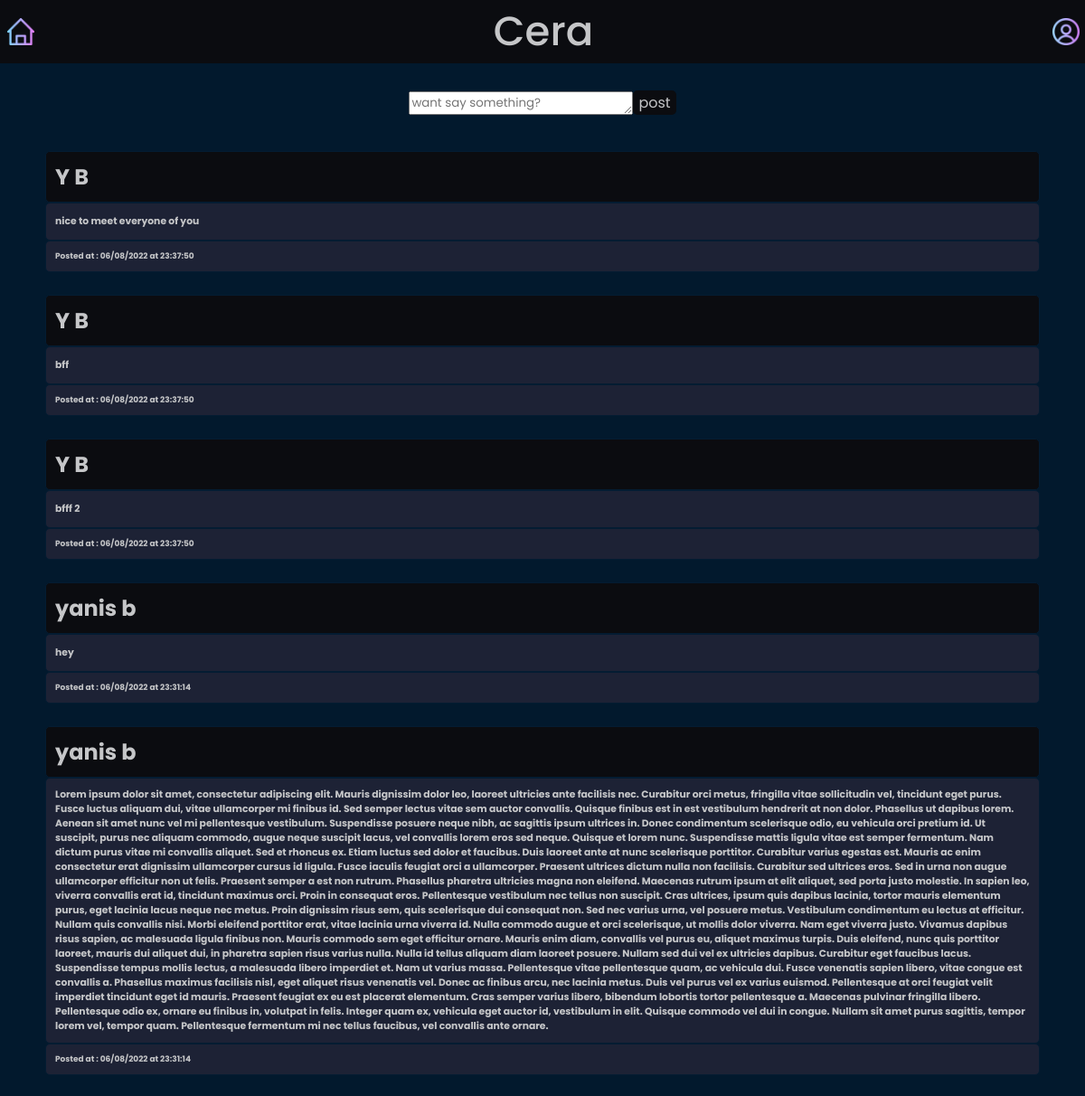
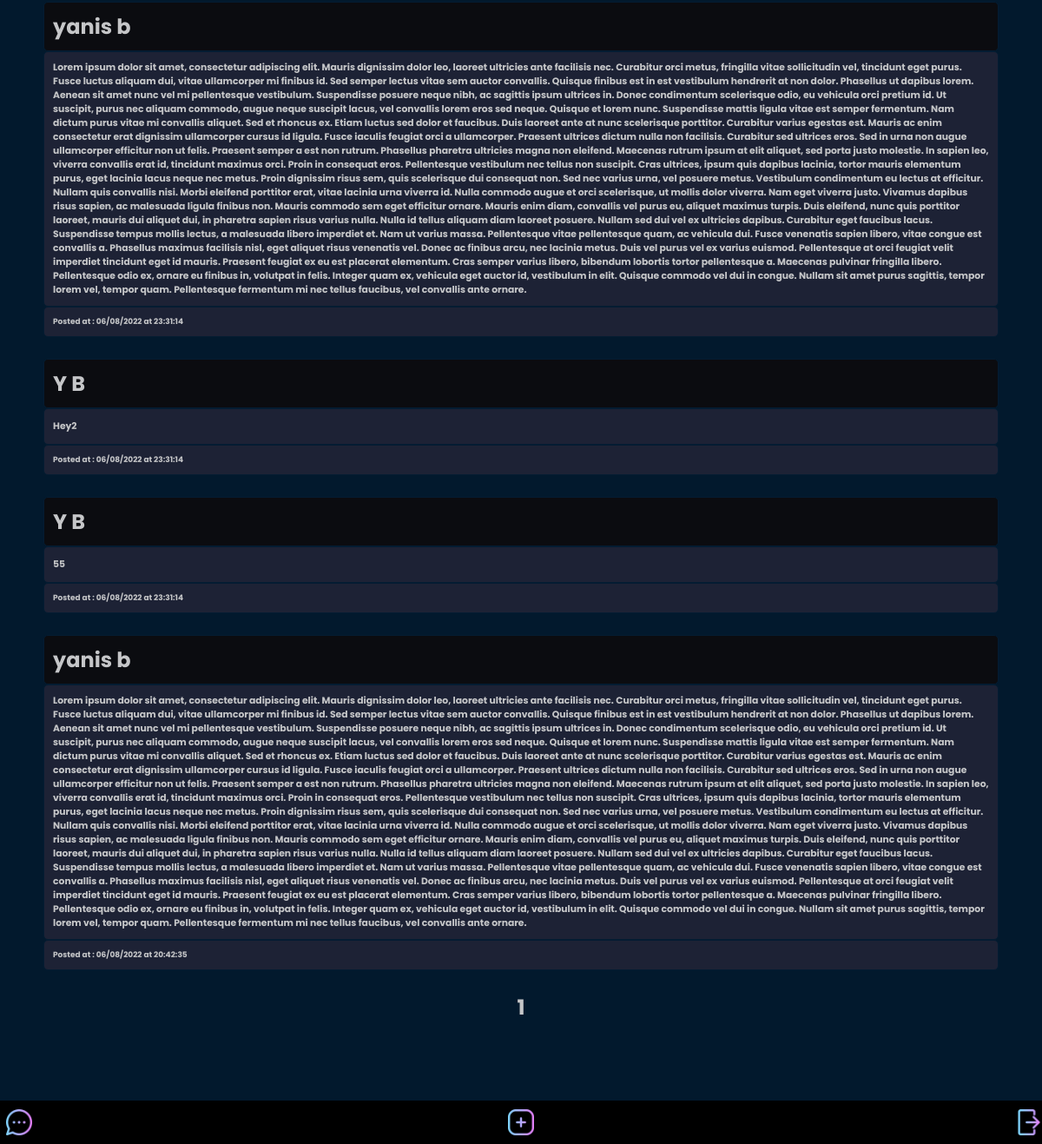
Screenshot of /home (signed in) with the database file from the repository (2 pictures, top to bottom).
### nera/models.py (models this page shows)
class post(db.Model):
    id = db.Column(db.Integer(), primary_key = True)
    text = db.Column(db.String() , nullable=False)
    author= db.Column(db.String(), nullable = False)
    date = db.Column(db.DateTime(), default = datetime.utcnow())
    def formatdate(self):
        return self.date.strftime("%d/%m/%Y at %H:%M:%S ")

### nera/routes.py (the view, shortened to what this page needs)
@app.route('/', methods = ["POST","GET"])
@app.route('/home', methods = ["POST", "GET"])
def home():
    page_num = request.args.get('page' , 1 , type=int)
    form = posting()
    data = post.query.order_by(post.date.desc()).paginate( page= page_num  , per_page = 10)
    if current_user.is_authenticated == False:
        flash("You are not loged in please login or register!")
    if form.errors != {}:
        print(form.errors)
    return render_template('home.html' , form=form, datas = data)

### nera/forms.py
class posting(FlaskForm):
    text = TextAreaField(label="want say something :", validators=[DataRequired()])
    doit = SubmitField(label="post")

### nera/models.py (called while the page is built)
@login.user_loader
def load_user(user_id):
    return user.query.get(int(user_id))

### nera/templates/home.html (shortened to what this page needs)
{% extends 'main.html' %}
{% block content %}
    <div class ='input'>
    <form method="POST" class = "form">
            {{ form.text(placeholder = 'want say something?', class='input' , rows = "1") }}
            {{ form.doit(placeholder ="Post", class='postbtn') }}
        </form>
    </div>
     <section class="section" >
        {% for data in datas.items  %}
        <div class="main" >
            <h2>{{ data.author }}</h2>
        </div>
        <div class="mainpost" >
            <br>
            <h5>  {{ data.text }}</h5>
        </div>
        <div  class ='time'>
                <h6 class="timetxt">Posted at : {{ data.formatdate() }}</h6>
        </div>
        <br>
        {% endfor %}
        <div class = "paginatdiv">
        {% for page_num in datas.iter_pages(left_edge=0,right_edge=0,left_current=1, right_current=2) %}
            {% if page_num %}
                {%if datas.page == page_num %}
                <a class="paginath"  href="{{ url_for('home', page = page_num) }}">{{ page_num }}</a>
                {% else %}
                <a class="paginat"  href="{{ url_for('home', page = page_num) }}">{{ page_num }}</a>
                {% endif %}
            {% endif %}
        {% endfor %}
    </div>
     </section>
{% endblock %}

### nera/static/style.css (style rules this page uses)
* { scroll-behavior: smooth; font-family: 'Poppins', sans-serif; margin:0px; }
.main { background:rgb(11, 12, 16); border: 1px solid #041C32; border-radius: 5px; padding: 10px; display: flex; align-items: center; color: rgb(197, 198, 200); max-width: 200ch; }
.mainpost { background:rgb(29, 34, 53); border: 1px solid #041C32; border-radius: 5px; padding: 10px; display: flex; align-items: center; color: rgb(197, 198, 200); max-width: 200ch; font-size: small; font-weight: 100; }
.section { justify-content: center; padding: 40px 50px; margin-bottom: 100px; }
.form { padding-top: 100px; align-items: center; display: flex; justify-content: center; }
.postbtn { color: rgb(197, 198, 200); background-color: rgb(11, 12, 16); border-radius: 5px; border: 0px solid #041C32; font-size: medium; transition-duration: 0.4s; cursor: pointer; }
.time { display: flex; color: #ffffff; background:rgb(29, 34, 53); border: 1px solid #041C32; border-radius: 5px; padding: 10px; display: flex; align-items: center; color: rgb(197, 198, 200); max-width: 200ch }
.timetxt { font-size: xx-small; }
.paginatdiv { text-align: center; }
.paginath { color: rgb(197, 198, 200); text-decoration: none; font-size: x-large; font-weight: 700; }

### rows the page displays
post: author "Y B", text "nice to meet everyone of you", formatdate "06/08/2022 at 23:37:50"
post: author "Y B", text "bff", formatdate "06/08/2022 at 23:37:50"
post: author "Y B", text "bfff 2", formatdate "06/08/2022 at 23:37:50"
post: author "yanis b", text "hey", formatdate "06/08/2022 at 23:31:14"
post: author "yanis b", text "Lorem ipsum dolor sit amet, consectetur adipiscing elit. Mauris dignissim dolor leo, laoreet ultricies ante facilisis nec. Curabitur orci metus, fringilla vitae sollicitudin vel, tincidunt eget purus. Fusce luctus aliquam dui, vitae ullamcorper mi finibus id. Sed semper lectus vitae sem auctor convallis. Quisque finibus est in est vestibulum hendrerit at non dolor. Phasellus ut dapibus lorem. Aenean sit amet nunc vel mi pellentesque vestibulum. Suspendisse posuere neque nibh, ac sagittis ipsum ultrices in. Donec condimentum scelerisque odio, eu vehicula orci pretium id. Ut suscipit, purus nec aliquam commodo, augue neque suscipit lacus, vel convallis lorem eros sed neque. Quisque et lorem…", formatdate "06/08/2022 at 23:31:14"
post: author "yanis b", text "Lorem ipsum dolor sit amet, consectetur adipiscing elit. Mauris dignissim dolor leo, laoreet ultricies ante facilisis nec. Curabitur orci metus, fringilla vitae sollicitudin vel, tincidunt eget purus. Fusce luctus aliquam dui, vitae ullamcorper mi finibus id. Sed semper lectus vitae sem auctor convallis. Quisque finibus est in est vestibulum hendrerit at non dolor. Phasellus ut dapibus lorem. Aenean sit amet nunc vel mi pellentesque vestibulum. Suspendisse posuere neque nibh, ac sagittis ipsum ultrices in. Donec condimentum scelerisque odio, eu vehicula orci pretium id. Ut suscipit, purus nec aliquam commodo, augue neque suscipit lacus, vel convallis lorem eros sed neque. Quisque et lorem…", formatdate "06/08/2022 at 23:31:14"
post: author "Y B", text "Hey2", formatdate "06/08/2022 at 23:31:14"
post: author "Y B", text "55", formatdate "06/08/2022 at 23:31:14"
post: author "yanis b", text "Lorem ipsum dolor sit amet, consectetur adipiscing elit. Mauris dignissim dolor leo, laoreet ultricies ante facilisis nec. Curabitur orci metus, fringilla vitae sollicitudin vel, tincidunt eget purus. Fusce luctus aliquam dui, vitae ullamcorper mi finibus id. Sed semper lectus vitae sem auctor convallis. Quisque finibus est in est vestibulum hendrerit at non dolor. Phasellus ut dapibus lorem. Aenean sit amet nunc vel mi pellentesque vestibulum. Suspendisse posuere neque nibh, ac sagittis ipsum ultrices in. Donec condimentum scelerisque odio, eu vehicula orci pretium id. Ut suscipit, purus nec aliquam commodo, augue neque suscipit lacus, vel convallis lorem eros sed neque. Quisque et lorem…", formatdate "06/08/2022 at 20:42:35"

### other values shown
{{ page_num }} "1"
